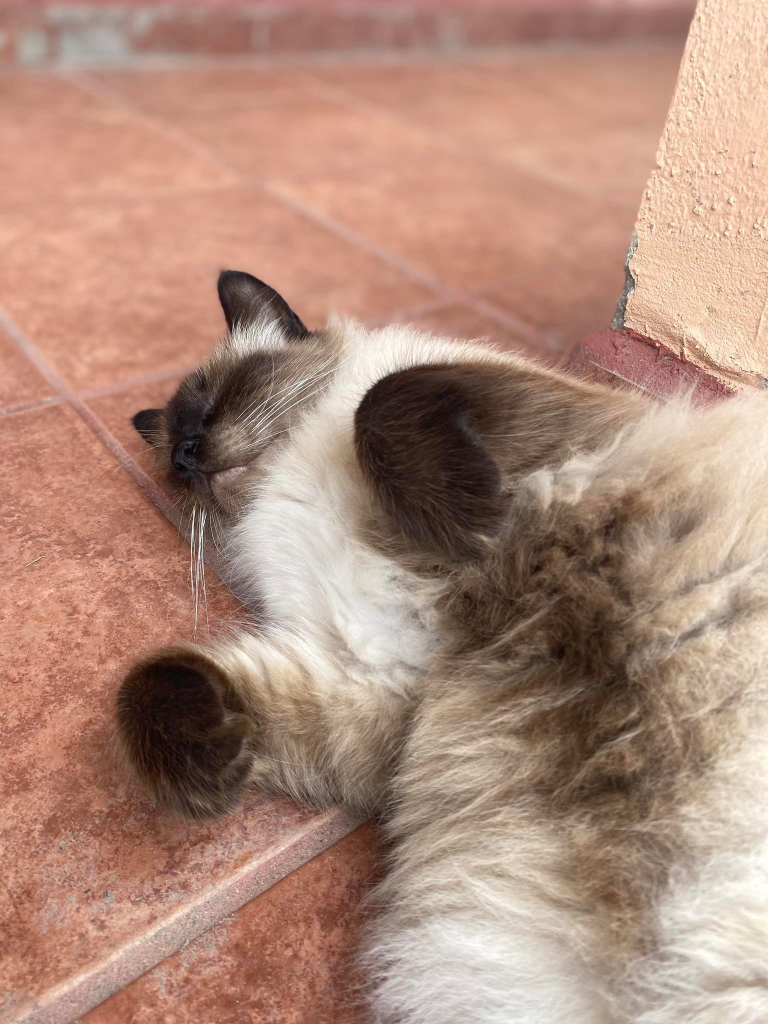
#> input picture Practicas/Actividad5/ppchuy.jpg, 1536 x 2048 px, found by its file name (shown at 1/2 size)
$ python Actividad5_QVDD_LenguajeC_932.py
#> lines starting #> are read from the running program, lines starting #| are printed output that depends on the picture
import cv2
import numpy as np
import imutils

image = cv2.imread('C:\\Users\\diego\\Documents\\diegouni\\LenguajeC-QVDD_932\\Actividad5\\ppchuy.jpg')
#> image is the input picture: shape (2048, 1536, 3); mean B, G, R 123.5, 139.9, 175.6
image = imutils.resize(image, width=500)
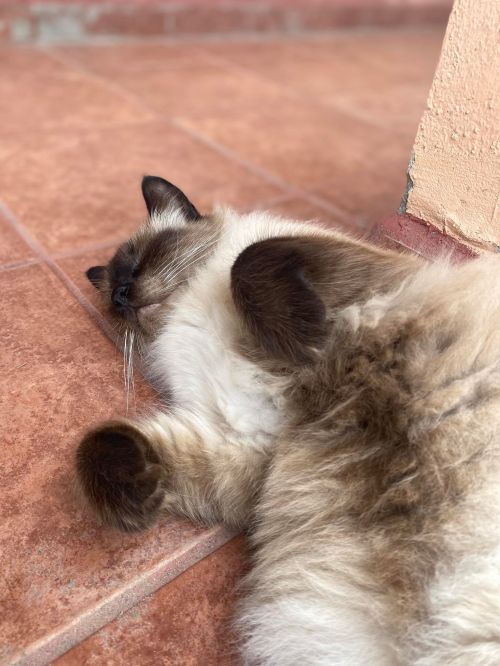
#> image: shape (666, 500, 3); mean B, G, R 123.5, 139.9, 175.6

imageGray = cv2.cvtColor(image, cv2.COLOR_BGR2GRAY)
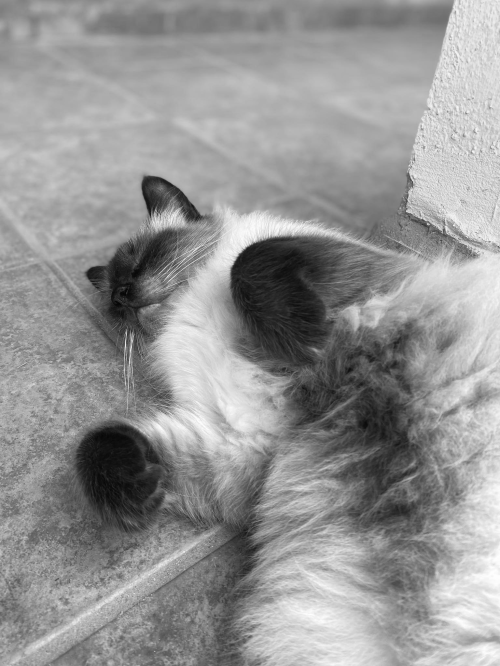
#> imageGray: shape (666, 500); min 5, max 254, mean 148.7

# Muestra la imagen origina
cv2.imshow('Imagen Original', image)
# Muestra la imagen en blanco y negro
cv2.imshow('Imagen en Blanco y Negro', imageGray)
cv2.waitKey(0)
cv2.destroyAllWindows()

$ run again, with Practicas/Actividad5/Ejemplo.png saved as Practicas/Actividad5/ppchuy.jpg
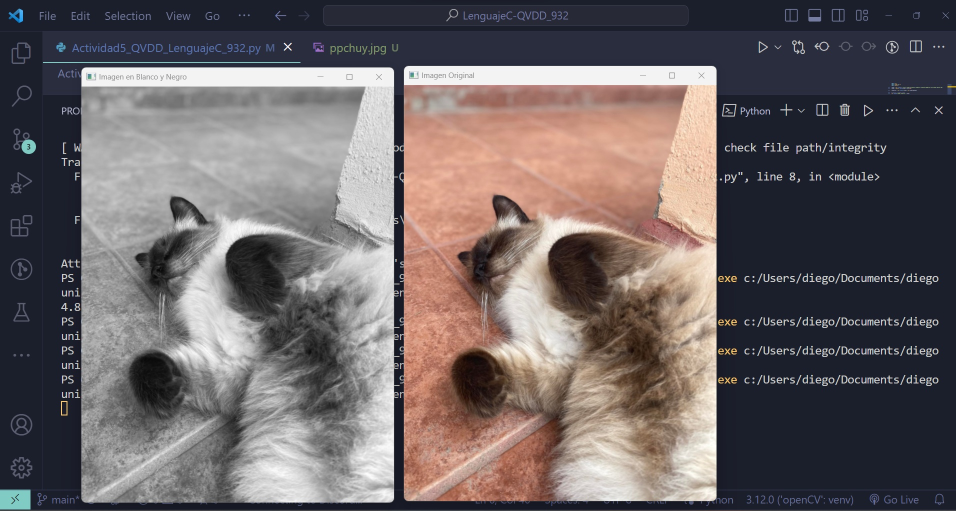
#> input picture Practicas/Actividad5/Ejemplo.png, 1912 x 1021 px, found by its file name (shown at 1/2 size)
#> image is the input picture: shape (1021, 1912, 3); mean B, G, R 101.6, 100.2, 108
#> `image = imutils.resize(image, width=500)`:
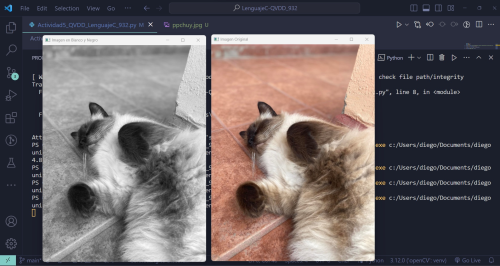
#> image: shape (266, 500, 3); mean B, G, R 101.6, 100.2, 108
#> `imageGray = cv2.cvtColor(image, cv2.COLOR_BGR2GRAY)`:
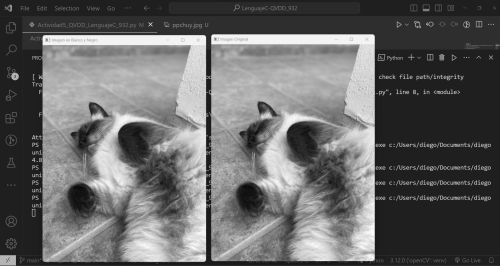
#> imageGray: shape (266, 500); min 11, max 253, mean 102.6
